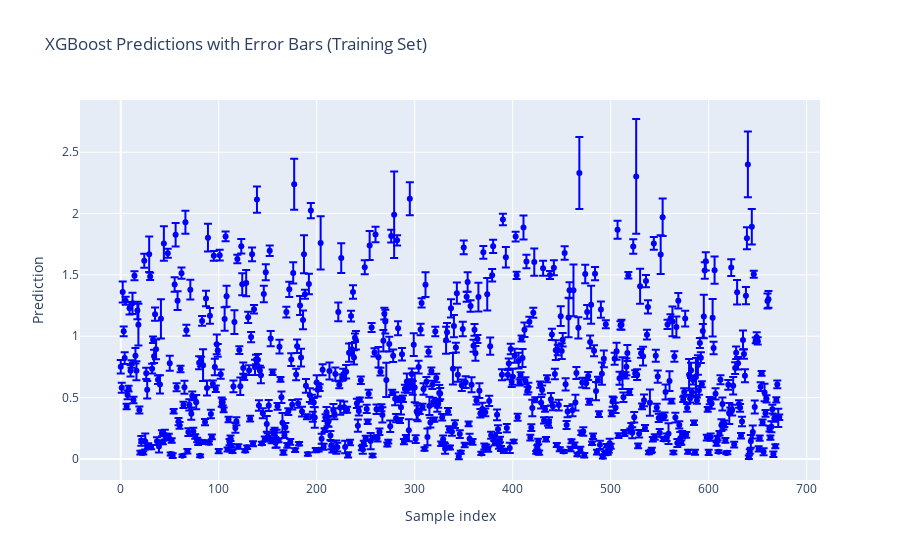

The cell this chart's notebook holds for it:
### Code cell
import numpy as np
import pandas as pd
import xgboost as xgb
from sklearn.model_selection import train_test_split
import matplotlib.pyplot as plt

# Split the data into training and testing sets
X_train, X_test, y_train, y_test = train_test_split(X, y, train_size=0.85, random_state=62)

# Bootstrapping parameters
n_bootstraps = 100
predictions_train = []
predictions_test = []
bootstrap_indices = []

# Train multiple models on bootstrap samples
for i in range(n_bootstraps):
    # Generate bootstrap sample
    indices = np.random.choice(len(X_train), len(X_train), replace=True)
    X_train_sample = X_train.iloc[indices]
    y_train_sample = y_train.iloc[indices]
    
    # Store indices
    bootstrap_indices.append(indices)
    
    # Train XGBoost model
    model = xgb.XGBRegressor(n_estimators=100, max_depth=4, n_jobs=6,
                                reg_alpha=0.8, learning_rate=0.1,
                                 eval_metric="rmse", random_state=62)
    model.fit(X_train_sample, y_train_sample)
    
    # Make predictions on the training set and test set
    y_train_pred = model.predict(X_train)
    y_test_pred = model.predict(X_test)
    predictions_train.append(y_train_pred)
    predictions_test.append(y_test_pred)

# Convert predictions to NumPy arrays
predictions_train = np.array(predictions_train)
predictions_test = np.array(predictions_test)

# Calculate mean and standard deviation of predictions for training and test sets
mean_predictions_train = np.mean(predictions_train, axis=0)
std_dev_predictions_train = np.std(predictions_train, axis=0)
mean_predictions_test = np.mean(predictions_test, axis=0)
std_dev_predictions_test = np.std(predictions_test, axis=0)

# Get the indices of the training and test set samples
train_indices = X_train.index
test_indices = X_test.index

# Create new dataframes to store the results
results_df_train = df.loc[train_indices].copy()
results_df_train['mean_prediction'] = mean_predictions_train
results_df_train['std_dev_prediction'] = std_dev_predictions_train

results_df_test = df.loc[test_indices].copy()
results_df_test['mean_prediction'] = mean_predictions_test
results_df_test['std_dev_prediction'] = std_dev_predictions_test

# Sort the dataframes by the standard deviation to identify formulas with higher error bars
results_df_train_sorted = results_df_train.sort_values(by='std_dev_prediction', ascending=False)
results_df_test_sorted = results_df_test.sort_values(by='std_dev_prediction', ascending=False)

# Display the top results with highest error bars for both training and test sets
top_results_train = results_df_train_sorted.head()
top_results_test = results_df_test_sorted.head()

# Plot results with error bars for the test set
# plt.figure(figsize=(10, 6))
# plt.errorbar(range(len(mean_predictions_test)), mean_predictions_test, yerr=std_dev_predictions_test, fmt='o', ecolor='r', capsize=5)
# plt.xlabel('Sample index')
# plt.ylabel('Prediction')
# plt.title('XGBoost Predictions with Error Bars (Test Set)')
# plt.show()
# Plot results with error bars for the training set using Plotly
fig_train = go.Figure()

fig_train.add_trace(go.Scatter(
    x=list(range(len(mean_predictions_train))),
    y=mean_predictions_train,
    error_y=dict(type='data', array=std_dev_predictions_train, visible=True),
    mode='markers',
    marker=dict(color='blue'),
    text=results_df_train['formula'],  # Add formula names for hover information
    hoverinfo='text+y'
))

fig_train.update_layout(
    title='XGBoost Predictions with Error Bars (Training Set)',
    xaxis_title='Sample index',
    yaxis_title='Prediction'
)

fig_train.show()

### Figure 1 — Plotly figure (JSON) as saved in the notebook; plotly's stock layout.template omitted (floating-point values rounded to 4 significant figures; data arrays with more than 128 entries replaced by an {"elided": "..."} marker saying what was removed)
{"data": [{"error_y": {"array": {"elided": "673 float values"}, "type": "data", "visible": true}, "hoverinfo": "text+y", "marker": {"color": "blue"}, "mode": "markers", "text": {"elided": "673 str values"}, "type": "scatter", "x": {"elided": "673 int values"}, "y": {"elided": "673 float values"}}], "layout": {"title": {"text": "XGBoost Predictions with Error Bars (Training Set)"}, "xaxis": {"title": {"text": "Sample index"}}, "yaxis": {"title": {"text": "Prediction"}}}}
